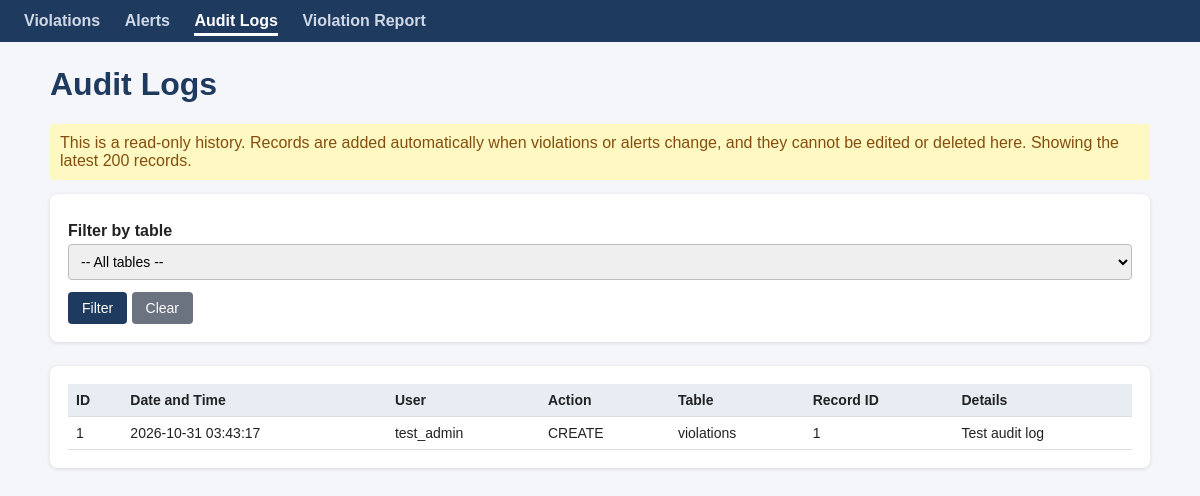
Page /php/michael/audit_logs.php on the committed database.
### tables this page shows
CREATE TABLE IF NOT EXISTS audit_logs (
    id INT AUTO_INCREMENT PRIMARY KEY,
    users_id INT,
    action VARCHAR(100) NOT NULL,
    table_name VARCHAR(100),
    record_id INT,
    details TEXT,
    created_at DATETIME NOT NULL DEFAULT CURRENT_TIMESTAMP,
    FOREIGN KEY (users_id) REFERENCES users(id)
);

CREATE TABLE users (
    id INT AUTO_INCREMENT PRIMARY KEY,
    username VARCHAR(50) NOT NULL UNIQUE,
    email VARCHAR(100) NOT NULL UNIQUE,
    password VARCHAR(255) NOT NULL,
    role_id INT NOT NULL,
    is_active TINYINT(1) NOT NULL DEFAULT 1,
    created_at TIMESTAMP NOT NULL DEFAULT CURRENT_TIMESTAMP,

    CONSTRAINT fk_users_roles
        FOREIGN KEY (role_id)
        REFERENCES roles(id)
);

### php/michael/audit_logs.php (the view, shortened to what this page needs)
<?php
require_once 'helpers.php';
$conn->set_charset("utf8mb4");
$filter = trim($_GET['table'] ?? '');
$sql = "SELECT l.id, l.action, l.table_name, l.record_id, l.details, l.created_at, u.username
        FROM audit_logs l
        LEFT JOIN users u ON l.users_id = u.id";
if ($filter !== '') {
    $stmt = $conn->prepare($sql . " WHERE l.table_name = ? ORDER BY l.id DESC LIMIT 200");
    $stmt->bind_param("s", $filter);
} else {
    $stmt = $conn->prepare($sql . " ORDER BY l.id DESC LIMIT 200");
}
$stmt->execute();
$logs = $stmt->get_result();
?>
<h1>Audit Logs</h1>
<div class="note">
    This is a read-only history. Records are added automatically when violations or alerts change,
    and they cannot be edited or deleted here. Showing the latest 200 records.
</div>
<div class="box">
    <form method="get" action="audit_logs.php">
        <label>Filter by table</label>
        <select name="table">
            <option value="">-- All tables --</option>
        </select>
        <button type="submit">Filter</button>
        <a class="btn btn-gray" href="audit_logs.php">Clear</a>
    </form>
</div>
<div class="box">
    <table>
        <tr>
            <th>ID</th><th>Date and Time</th><th>User</th><th>Action</th>
            <th>Table</th><th>Record ID</th><th>Details</th>
        </tr>
        <?php while ($l = $logs->fetch_assoc()): ?>
        <tr>
            <td><?= (int)$l['id'] ?></td>
            <td><?= h($l['created_at']) ?></td>
            <td><?= $l['username'] ? h($l['username']) : '-' ?></td>
            <td><?= h($l['action']) ?></td>
            <td><?= $l['table_name'] ? h($l['table_name']) : '-' ?></td>
            <td><?= $l['record_id'] !== null ? (int)$l['record_id'] : '-' ?></td>
            <td><?= h($l['details']) ?></td>
        </tr>
        <?php endwhile; ?>
    </table>
</div>

### php/michael/helpers.php (style rules this page uses)
body { font-family: Arial, sans-serif; background: #f4f6f9; margin: 0; color: #222; }
h1 { color: #1f3a5f; }
.box { background: #fff; padding: 18px; border-radius: 8px; margin-bottom: 24px; box-shadow: 0 1px 4px rgba(0,0,0,0.12); }
label { display: block; margin-top: 10px; font-weight: bold; }
input, select, textarea { width: 100%; padding: 8px; margin-top: 4px; box-sizing: border-box; border: 1px solid #bbb; border-radius: 4px; font-size: 14px; }
button, .btn { background: #1f3a5f; color: #fff; border: none; padding: 8px 14px; margin-top: 12px; border-radius: 4px; cursor: pointer; text-decoration: none; font-size: 14px; display: inline-block; }
.btn-gray { background: #6b7280; }
table { width: 100%; border-collapse: collapse; }
th, td { padding: 8px; border-bottom: 1px solid #ddd; text-align: left; vertical-align: top; font-size: 14px; }
th { background: #e8edf4; }
.note { background: #fef9c3; color: #854d0e; padding: 10px; border-radius: 4px; margin-bottom: 14px; }

### rows in the picture
audit_logs: id "1", created_at "2026-10-31 03:43:17", users.username "test_admin", action "CREATE", table_name "violations", record "1", details "Test audit log"

### other values in the picture
$label "Violations"
$label "Alerts"
$label "Audit Logs"
$label "Violation Report"
